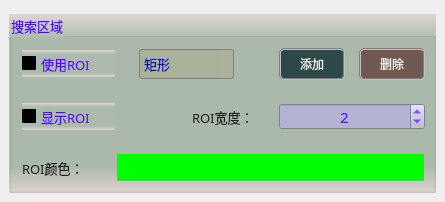
     <widget class="QWidget" name="tab_2">
      <attribute name="title">
       <string>ROI设置</string>
      </attribute>
      <widget class="QGroupBox" name="groupCamera_8">
       <property name="geometry">
        <rect>
         <x>9</x>
         <y>14</y>
         <width>427</width>
         <height>179</height>
        </rect>
       </property>
       <property name="font">
        <font>
         <family>微软雅黑</family>
         <pointsize>10</pointsize>
        </font>
       </property>
       <property name="styleSheet">
        <string notr="true">background-color: qlineargradient(x1:0, y1:0, x2:0, y2:1, stop:0 #dfd5cf, stop: 0.15 #acbbac, stop: 0.85 #acbbac,stop:1 #dfd5cf);
color: rgb(85, 0, 255);</string>
       </property>
       <property name="title">
        <string>搜索区域</string>
       </property>
       <widget class="QCheckBox" name="checkUseROI">
        <property name="geometry">
         <rect>
          <x>13</x>
          <y>36</y>
          <width>93</width>
          <height>27</height>
         </rect>
        </property>
        <property name="sizePolicy">
         <sizepolicy hsizetype="Fixed" vsizetype="Fixed">
          <horstretch>0</horstretch>
          <verstretch>0</verstretch>
         </sizepolicy>
        </property>
        <property name="font">
         <font>
          <family>微软雅黑</family>
          <pointsize>10</pointsize>
         </font>
        </property>
        <property name="styleSheet">
         <string notr="true">QCheckBox{
    color: rgb(30, 30, 30);
	border-style: flat;
	background: transparent;
}
QCheckBox::indicator {
    width: 17px;
    height: 17px;    
}
QCheckBox::indicator::unchecked {
    image: url(:/resource/untick.png);
}
QCheckBox::indicator::checked {
    image: url(:/resource/tick.png);
};</string>
        </property>
        <property name="text">
         <string>使用ROI</string>
        </property>
        <property name="iconSize">
         <size>
          <width>22</width>
          <height>22</height>
         </size>
        </property>
       </widget>
       <widget class="QComboBox" name="comboROIShape">
        <property name="geometry">
         <rect>
          <x>130</x>
          <y>35</y>
          <width>95</width>
          <height>30</height>
         </rect>
        </property>
        <property name="font">
         <font>
          <family>微软雅黑</family>
          <pointsize>10</pointsize>
         </font>
        </property>
        <property name="styleSheet">
         <string notr="true">QComboBox {
    border: 1px solid gray;
    border-radius: 3px;  
    min-width: 5em;
    color: rgb(0, 0, 200);
	background-color: rgba(170, 170, 127,100);
}
QComboBox::drop-down {
    subcontrol-origin: padding;
    subcontrol-position: top right;
    width: 15px; 
    border-left-width: 1px;
    border-left-color: darkgray;
    border-left-style: solid;
    border-top-right-radius: 3px;
    border-bottom-right-radius: 3px;
}

QComboBox::down-arrow {
    image: url(:/resource/down.png);
} 
QComboBox::down-arrow:on {
    top: 1px;
    left: 1px;
}</string>
        </property>
        <item>
         <property name="text">
          <string>矩形</string>
         </property>
        </item>
       </widget>
       <widget class="QPushButton" name="btnAddROI">
        <property name="geometry">
         <rect>
          <x>270</x>
          <y>34</y>
          <width>66</width>
          <height>32</height>
         </rect>
        </property>
        <property name="sizePolicy">
         <sizepolicy hsizetype="Fixed" vsizetype="Fixed">
          <horstretch>0</horstretch>
          <verstretch>0</verstretch>
         </sizepolicy>
        </property>
        <property name="minimumSize">
         <size>
          <width>60</width>
          <height>30</height>
         </size>
        </property>
        <property name="font">
         <font>
          <family>微软雅黑</family>
          <pointsize>9</pointsize>
         </font>
        </property>
        <property name="styleSheet">
         <string notr="true">QWidget{ background-color: rgba(9, 42, 47, 200);}
QWidget{ color: rgb(235, 235, 235);}
QWidget{ border: 2px groove gray;border-radius: 5px;padding: 2px 4px;}
QPushButton:hover{ background-color: rgb(9, 62, 52);}
QPushButton:pressed{background-color: rgb(9, 82, 72);}</string>
        </property>
        <property name="text">
         <string>添加</string>
        </property>
       </widget>
       <widget class="QPushButton" name="btnDeleteROI">
        <property name="geometry">
         <rect>
          <x>350</x>
          <y>34</y>
          <width>66</width>
          <height>32</height>
         </rect>
        </property>
        <property name="minimumSize">
         <size>
          <width>60</width>
          <height>30</height>
         </size>
        </property>
        <property name="font">
         <font>
          <family>微软雅黑</family>
          <pointsize>9</pointsize>
         </font>
        </property>
        <property name="styleSheet">
         <string notr="true">QWidget{ background-color: rgba(97, 63, 56, 200);}
QWidget{ color: rgb(235, 235, 235);}
QWidget{ border: 2px groove gray;border-radius: 5px;padding: 2px 4px;}
QPushButton:hover{ background-color: rgb(97, 83, 76);}
QPushButton:pressed{background-color: rgb(117, 83, 96);}</string>
        </property>
        <property name="text">
         <string>删除</string>
        </property>
       </widget>
       <widget class="QCheckBox" name="checkViewROI">
        <property name="geometry">
         <rect>
          <x>13</x>
          <y>89</y>
          <width>93</width>
          <height>27</height>
         </rect>
        </property>
        <property name="sizePolicy">
         <sizepolicy hsizetype="Fixed" vsizetype="Fixed">
          <horstretch>0</horstretch>
          <verstretch>0</verstretch>
         </sizepolicy>
        </property>
        <property name="font">
         <font>
          <family>微软雅黑</family>
          <pointsize>10</pointsize>
         </font>
        </property>
        <property name="styleSheet">
         <string notr="true">QCheckBox{
    color: rgb(30, 30, 30);
	border-style: flat;
	background: transparent;
}
QCheckBox::indicator {
    width: 17px;
    height: 17px;    
}
QCheckBox::indicator::unchecked {
    image: url(:/resource/untick.png);
}
QCheckBox::indicator::checked {
    image: url(:/resource/tick.png);
};</string>
        </property>
        <property name="text">
         <string>显示ROI</string>
        </property>
        <property name="iconSize">
         <size>
          <width>22</width>
          <height>22</height>
         </size>
        </property>
       </widget>
       <widget class="QLabel" name="label_16">
        <property name="geometry">
         <rect>
          <x>183</x>
          <y>93</y>
          <width>79</width>
          <height>19</height>
         </rect>
        </property>
        <property name="font">
         <font>
          <family>微软雅黑</family>
          <pointsize>10</pointsize>
         </font>
        </property>
        <property name="styleSheet">
         <string notr="true">color: rgb(30, 30, 30);
background: transparent;</string>
        </property>
        <property name="text">
         <string>ROI宽度：</string>
        </property>
       </widget>
       <widget class="QLabel" name="label_17">
        <property name="geometry">
         <rect>
          <x>13</x>
          <y>144</y>
          <width>79</width>
          <height>19</height>
         </rect>
        </property>
        <property name="font">
         <font>
          <family>微软雅黑</family>
          <pointsize>10</pointsize>
         </font>
        </property>
        <property name="styleSheet">
         <string notr="true">color: rgb(30, 30, 30);
background: transparent;</string>
        </property>
        <property name="text">
         <string>ROI颜色：</string>
        </property>
       </widget>
       <widget class="QPushButton" name="btnRoiColor">
        <property name="geometry">
         <rect>
          <x>108</x>
          <y>140</y>
          <width>307</width>
          <height>27</height>
         </rect>
        </property>
        <property name="styleSheet">
         <string notr="true">border:none;
background-color: rgba(0, 255, 0);</string>
        </property>
        <property name="text">
         <string/>
        </property>
       </widget>
       <widget class="QSpinBox" name="spinRoiW">
        <property name="geometry">
         <rect>
          <x>270</x>
          <y>89</y>
          <width>146</width>
          <height>27</height>
         </rect>
        </property>
        <property name="font">
         <font>
          <family>微软雅黑</family>
          <pointsize>11</pointsize>
         </font>
        </property>
        <property name="styleSheet">
         <string notr="true">QWidget{color: rgb(85, 0, 255);background-color: rgb(180, 180, 210);}
QSpinBox::up-button{
    border:transparent;
}
QSpinBox::down-button{
    border:transparent;
}
QSpinBox::up-arrow{
    image:url(:/resource/up.png);
}
QSpinBox::down-arrow{
    image:url(:/resource/down.png);
}</string>
        </property>
        <property name="alignment">
         <set>Qt::AlignCenter</set>
        </property>
        <property name="minimum">
         <number>1</number>
        </property>
        <property name="maximum">
         <number>100</number>
        </property>
        <property name="value">
         <number>2</number>
        </property>
       </widget>
      </widget>
     </widget>
